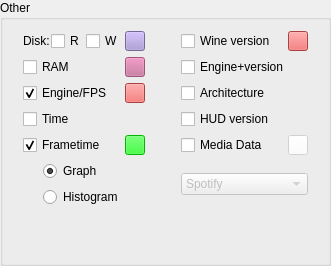
                <widget class="QGroupBox" name="miscBox">
                 <property name="minimumSize">
                  <size>
                   <width>331</width>
                   <height>266</height>
                  </size>
                 </property>
                 <property name="maximumSize">
                  <size>
                   <width>348</width>
                   <height>266</height>
                  </size>
                 </property>
                 <property name="title">
                  <string>Other</string>
                 </property>
                 <layout class="QGridLayout" name="gridLayout_4">
                  <property name="leftMargin">
                   <number>20</number>
                  </property>
                  <property name="rightMargin">
                   <number>20</number>
                  </property>
                  <property name="bottomMargin">
                   <number>10</number>
                  </property>
                  <item row="4" column="2">
                   <widget class="QCheckBox" name="other_hud_verCBox">
                    <property name="text">
                     <string>HUD version</string>
                    </property>
                   </widget>
                  </item>
                  <item row="1" column="0">
                   <layout class="QHBoxLayout" name="horizontalLayout_7">
                    <property name="spacing">
                     <number>1</number>
                    </property>
                    <property name="rightMargin">
                     <number>30</number>
                    </property>
                    <item>
                     <widget class="QCheckBox" name="other_ramCBox">
                      <property name="text">
                       <string>RAM</string>
                      </property>
                     </widget>
                    </item>
                    <item>
                     <widget class="QPushButton" name="other_ramcolorButton">
                      <property name="enabled">
                       <bool>false</bool>
                      </property>
                      <property name="sizePolicy">
                       <sizepolicy hsizetype="Fixed" vsizetype="Fixed">
                        <horstretch>0</horstretch>
                        <verstretch>0</verstretch>
                       </sizepolicy>
                      </property>
                      <property name="maximumSize">
                       <size>
                        <width>20</width>
                        <height>20</height>
                       </size>
                      </property>
                      <property name="focusPolicy">
                       <enum>Qt::NoFocus</enum>
                      </property>
                      <property name="toolTip">
                       <string>Default color: #c26693</string>
                      </property>
                      <property name="styleSheet">
                       <string notr="true">background: #c26693;
color: black;</string>
                      </property>
                      <property name="text">
                       <string/>
                      </property>
                     </widget>
                    </item>
                   </layout>
                  </item>
                  <item row="3" column="0">
                   <layout class="QHBoxLayout" name="horizontalLayout">
                    <property name="rightMargin">
                     <number>30</number>
                    </property>
                    <item>
                     <widget class="QCheckBox" name="other_fpsCBox">
                      <property name="text">
                       <string>Engine/FPS</string>
                      </property>
                      <property name="checked">
                       <bool>true</bool>
                      </property>
                     </widget>
                    </item>
                    <item>
                     <widget class="QPushButton" name="other_enginecolorButton">
                      <property name="enabled">
                       <bool>true</bool>
                      </property>
                      <property name="sizePolicy">
                       <sizepolicy hsizetype="Fixed" vsizetype="Fixed">
                        <horstretch>0</horstretch>
                        <verstretch>0</verstretch>
                       </sizepolicy>
                      </property>
                      <property name="maximumSize">
                       <size>
                        <width>20</width>
                        <height>20</height>
                       </size>
                      </property>
                      <property name="focusPolicy">
                       <enum>Qt::NoFocus</enum>
                      </property>
                      <property name="toolTip">
                       <string>Default color: #eb5b5b</string>
                      </property>
                      <property name="styleSheet">
                       <string notr="true">background: #eb5b5b;
color: black;</string>
                      </property>
                      <property name="text">
                       <string/>
                      </property>
                     </widget>
                    </item>
                   </layout>
                  </item>
                  <item row="3" column="2">
                   <widget class="QCheckBox" name="other_archCBox">
                    <property name="text">
                     <string>Architecture</string>
                    </property>
                   </widget>
                  </item>
                  <item row="8" column="2">
                   <spacer name="verticalSpacer_2">
                    <property name="orientation">
                     <enum>Qt::Vertical</enum>
                    </property>
                    <property name="sizeHint" stdset="0">
                     <size>
                      <width>20</width>
                      <height>40</height>
                     </size>
                    </property>
                   </spacer>
                  </item>
                  <item row="5" column="0">
                   <layout class="QHBoxLayout" name="horizontalLayout_8">
                    <property name="rightMargin">
                     <number>30</number>
                    </property>
                    <item>
                     <widget class="QCheckBox" name="other_frame_tCBox">
                      <property name="text">
                       <string>Frametime</string>
                      </property>
                      <property name="checked">
                       <bool>true</bool>
                      </property>
                     </widget>
                    </item>
                    <item>
                     <widget class="QPushButton" name="other_frame_tcolorButton">
                      <property name="enabled">
                       <bool>true</bool>
                      </property>
                      <property name="sizePolicy">
                       <sizepolicy hsizetype="Fixed" vsizetype="Fixed">
                        <horstretch>0</horstretch>
                        <verstretch>0</verstretch>
                       </sizepolicy>
                      </property>
                      <property name="maximumSize">
                       <size>
                        <width>20</width>
                        <height>20</height>
                       </size>
                      </property>
                      <property name="focusPolicy">
                       <enum>Qt::NoFocus</enum>
                      </property>
                      <property name="toolTip">
                       <string>Default color: #00ff00</string>
                      </property>
                      <property name="styleSheet">
                       <string notr="true">background: #00ff00;
color: black;</string>
                      </property>
                      <property name="text">
                       <string/>
                      </property>
                     </widget>
                    </item>
                   </layout>
                  </item>
                  <item row="0" column="0">
                   <layout class="QHBoxLayout" name="horizontalLayout_6">
                    <property name="spacing">
                     <number>1</number>
                    </property>
                    <property name="leftMargin">
                     <number>0</number>
                    </property>
                    <property name="rightMargin">
                     <number>30</number>
                    </property>
                    <item>
                     <widget class="QLabel" name="o_diskLabel">
                      <property name="text">
                       <string>Disk:</string>
                      </property>
                     </widget>
                    </item>
                    <item>
                     <widget class="QCheckBox" name="o_ioCBox">
                      <property name="layoutDirection">
                       <enum>Qt::LeftToRight</enum>
                      </property>
                      <property name="text">
                       <string>R</string>
                      </property>
                     </widget>
                    </item>
                    <item>
                     <widget class="QCheckBox" name="o_iowCBox">
                      <property name="layoutDirection">
                       <enum>Qt::LeftToRight</enum>
                      </property>
                      <property name="text">
                       <string>W</string>
                      </property>
                     </widget>
                    </item>
                    <item>
                     <widget class="QPushButton" name="other_diskcolorButton">
                      <property name="enabled">
                       <bool>true</bool>
                      </property>
                      <property name="sizePolicy">
                       <sizepolicy hsizetype="Fixed" vsizetype="Fixed">
                        <horstretch>0</horstretch>
                        <verstretch>0</verstretch>
                       </sizepolicy>
                      </property>
                      <property name="maximumSize">
                       <size>
                        <width>20</width>
                        <height>20</height>
                       </size>
                      </property>
                      <property name="focusPolicy">
                       <enum>Qt::NoFocus</enum>
                      </property>
                      <property name="toolTip">
                       <string>Default color: #a491d3</string>
                      </property>
                      <property name="styleSheet">
                       <string notr="true">background: #a491d3;
color: black;</string>
                      </property>
                      <property name="text">
                       <string/>
                      </property>
                     </widget>
                    </item>
                   </layout>
                  </item>
                  <item row="4" column="0">
                   <widget class="QCheckBox" name="other_timeCBox">
                    <property name="text">
                     <string>Time</string>
                    </property>
                   </widget>
                  </item>
                  <item row="1" column="2">
                   <layout class="QHBoxLayout" name="horizontalLayout_11">
                    <property name="rightMargin">
                     <number>0</number>
                    </property>
                    <item>
                     <widget class="QCheckBox" name="other_engineCBox">
                      <property name="text">
                       <string>Engine+version</string>
                      </property>
                     </widget>
                    </item>
                   </layout>
                  </item>
                  <item row="5" column="2">
                   <layout class="QHBoxLayout" name="horizontalLayout_2">
                    <item>
                     <widget class="QCheckBox" name="other_mediaCBox">
                      <property name="minimumSize">
                       <size>
                        <width>0</width>
                        <height>0</height>
                       </size>
                      </property>
                      <property name="text">
                       <string>Media Data</string>
                      </property>
                     </widget>
                    </item>
                    <item>
                     <widget class="QPushButton" name="o_mediacolorButton">
                      <property name="enabled">
                       <bool>false</bool>
                      </property>
                      <property name="sizePolicy">
                       <sizepolicy hsizetype="Fixed" vsizetype="Fixed">
                        <horstretch>0</horstretch>
                        <verstretch>0</verstretch>
                       </sizepolicy>
                      </property>
                      <property name="maximumSize">
                       <size>
                        <width>20</width>
                        <height>20</height>
                       </size>
                      </property>
                      <property name="focusPolicy">
                       <enum>Qt::NoFocus</enum>
                      </property>
                      <property name="toolTip">
                       <string>Default color: #FFFFFF</string>
                      </property>
                      <property name="styleSheet">
                       <string notr="true">background: #ffffff;
color: black;</string>
                      </property>
                      <property name="text">
                       <string/>
                      </property>
                     </widget>
                    </item>
                   </layout>
                  </item>
                  <item row="7" column="0">
                   <layout class="QVBoxLayout" name="verticalLayout">
                    <property name="leftMargin">
                     <number>20</number>
                    </property>
                    <item>
                     <widget class="QRadioButton" name="other_graph_rButton">
                      <property name="enabled">
                       <bool>true</bool>
                      </property>
                      <property name="minimumSize">
                       <size>
                        <width>93</width>
                        <height>0</height>
                       </size>
                      </property>
                      <property name="layoutDirection">
                       <enum>Qt::LeftToRight</enum>
                      </property>
                      <property name="text">
                       <string>Graph</string>
                      </property>
                      <property name="checked">
                       <bool>true</bool>
                      </property>
                     </widget>
                    </item>
                    <item>
                     <widget class="QRadioButton" name="other_histogram_rButton">
                      <property name="enabled">
                       <bool>true</bool>
                      </property>
                      <property name="minimumSize">
                       <size>
                        <width>93</width>
                        <height>0</height>
                       </size>
                      </property>
                      <property name="text">
                       <string>Histogram</string>
                      </property>
                     </widget>
                    </item>
                   </layout>
                  </item>
                  <item row="7" column="2">
                   <widget class="QComboBox" name="other_mediacomBox">
                    <property name="enabled">
                     <bool>false</bool>
                    </property>
                    <property name="autoFillBackground">
                     <bool>false</bool>
                    </property>
                    <property name="currentIndex">
                     <number>0</number>
                    </property>
                    <item>
                     <property name="text">
                      <string>Spotify</string>
                     </property>
                    </item>
                    <item>
                     <property name="text">
                      <string>VLC</string>
                     </property>
                    </item>
                    <item>
                     <property name="text">
                      <string>Audacious</string>
                     </property>
                    </item>
                    <item>
                     <property name="text">
                      <string>Cantata</string>
                     </property>
                    </item>
                   </widget>
                  </item>
                  <item row="0" column="2">
                   <layout class="QHBoxLayout" name="horizontalLayout_3">
                    <item>
                     <widget class="QCheckBox" name="o_wineCBox">
                      <property name="text">
                       <string>Wine version</string>
                      </property>
                     </widget>
                    </item>
                    <item>
                     <widget class="QPushButton" name="o_winecolorButton">
                      <property name="enabled">
                       <bool>true</bool>
                      </property>
                      <property name="sizePolicy">
                       <sizepolicy hsizetype="Fixed" vsizetype="Fixed">
                        <horstretch>0</horstretch>
                        <verstretch>0</verstretch>
                       </sizepolicy>
                      </property>
                      <property name="maximumSize">
                       <size>
                        <width>20</width>
                        <height>20</height>
                       </size>
                      </property>
                      <property name="focusPolicy">
                       <enum>Qt::NoFocus</enum>
                      </property>
                      <property name="toolTip">
                       <string>Default color: #a491d3</string>
                      </property>
                      <property name="styleSheet">
                       <string notr="true">background: #eb5b5b;
color: black;</string>
                      </property>
                      <property name="text">
                       <string/>
                      </property>
                     </widget>
                    </item>
                   </layout>
                  </item>
                 </layout>
                </widget>
